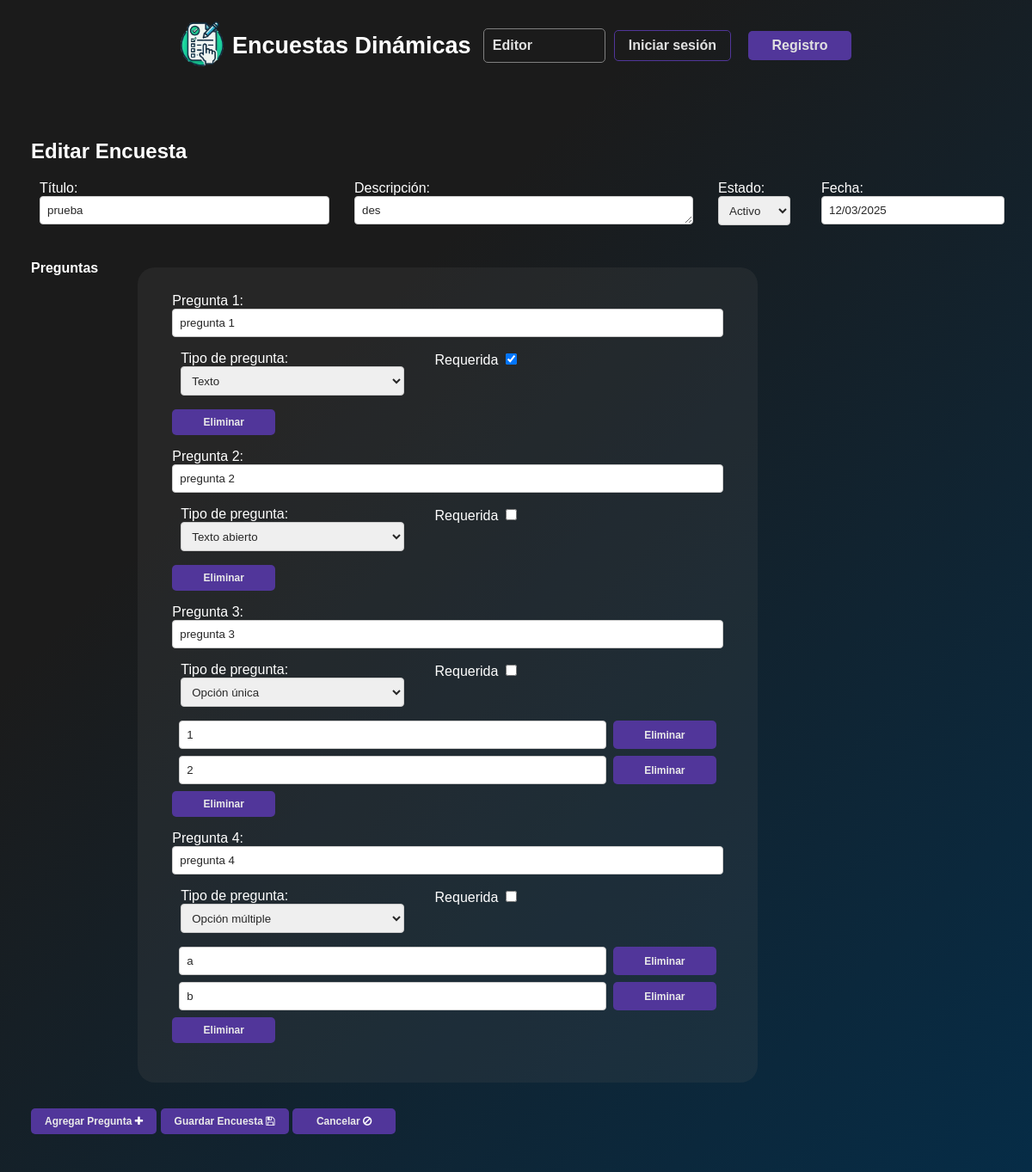
Page /editar.php on the committed database.
### tables this page shows
CREATE TABLE `enc_encuestasm` (
  `idencuesta` int(11) NOT NULL,
  `nombre` varchar(255) NOT NULL,
  `descripcion` varchar(255) NOT NULL,
  `idusuario` int(11) NOT NULL,
  `fecha` date NOT NULL,
  `activo` varchar(1) NOT NULL
);

CREATE TABLE `enc_pregunta` (
  `idpregunta` int(11) NOT NULL,
  `idencuesta` int(11) NOT NULL,
  `textopregunta` varchar(255) NOT NULL,
  `requerida` varchar(1) NOT NULL,
  `idtipopregunta` int(11) NOT NULL
);

CREATE TABLE `enc_opcion` (
  `idopciones` int(11) NOT NULL,
  `idpregunta` int(11) NOT NULL,
  `opcion` varchar(255) NOT NULL
);

### editar.php (the view, shortened to what this page needs)
<?php
require 'config/database.php';
if (!isset($_GET['id'])) {
    $sql = "SELECT idencuesta FROM enc_encuestasm LIMIT 1";
    $stmt = $pdo->query($sql);
    $result = $stmt->fetch();
    $encuesta_id = $result['idencuesta'] ?? null;
}
$encuesta = [];
$preguntas = [];
if ($encuesta_id) {
    $sql = "SELECT * FROM enc_encuestasm WHERE idencuesta = :id";
    $stmt = $pdo->prepare($sql);
    $stmt->execute(['id' => $encuesta_id]);
    $encuesta = $stmt->fetch(PDO::FETCH_ASSOC);
    $sql_preguntas = "SELECT * FROM enc_pregunta WHERE idencuesta = :id";
    $stmt_preguntas = $pdo->prepare($sql_preguntas);
    $stmt_preguntas->execute(['id' => $encuesta_id]);
    $preguntas = $stmt_preguntas->fetchAll(PDO::FETCH_ASSOC);
    $nuevas_preguntas = [];
foreach ($preguntas as $pregunta) {
    $sql_opciones = "SELECT * FROM enc_opcion WHERE idpregunta = :idpregunta";
    $stmt_opciones = $pdo->prepare($sql_opciones);
    $stmt_opciones->execute(['idpregunta' => $pregunta['idpregunta']]);
    $opciones = $stmt_opciones->fetchAll(PDO::FETCH_ASSOC);
    if (in_array($pregunta['idtipopregunta'], ['3', '4'])) {
        $pregunta['opciones'] = $opciones ?: [];
    } else {
        $pregunta['opciones'] = [];
    }
    $nuevas_preguntas[] = $pregunta;
}
$preguntas = $nuevas_preguntas;
}
?>
<!DOCTYPE html>
<html lang="es">
<head>
    <link rel="stylesheet" href="<?php echo '/encuestas/assets/css/style.css'; ?>">
    <link rel="stylesheet" href="https://cdnjs.cloudflare.com/ajax/libs/font-awesome/4.7.0/css/font-awesome.min.css">
    <link rel="stylesheet" href="https://cdnjs.cloudflare.com/ajax/libs/bootstrap-datepicker/1.9.0/css/bootstrap-datepicker.min.css">
</head>
<body>
    <?php include __DIR__ . "/includes/header.php"; ?>
    <section class="container mt-5">
        <section class="card">
            <header class="card-header bg-primary text-white">
                <h2 class="card-title"><?php echo $encuesta_id ? 'Editar' : 'Agregar'; ?> Encuesta</h2>
            </header>
            <div class="card-body">
                <form action="guardar_encuesta.php" method="POST">
                    <div class="row">
                        <div class="form-group col-12 col-md-2">
                            <label>Título:</label>
                            <input type="text" name="titulo" class="form-control" value="<?php echo $encuesta['nombre'] ?? ''; ?>" required>
                        </div>
                        <div class="form-group col-12 col-md-3">
                            <label>Descripción:</label>
                            <textarea name="descripcion" class="form-control" required><?php echo $encuesta['descripcion'] ?? ''; ?></textarea>
                        </div>
                        <div class="form-group col-10 col-md-1">
                            <label>Estado:</label><br>
                            <select class="form-control1" name="estado">
                                <option value="S" <?php echo ($encuesta['activo'] ?? '') == 'S' ? 'selected' : ''; ?>>Activo</option>
                            </select>
                        </div>
                        <div class="form-group col-10 col-md-1">
                            <label>Fecha:</label><br>
                            <div class="input-group">
                                <input type="text" data-plugin-datepicker class="form-control" data-input-mask="31/12/9999" placeholder="DD/MM/AAAA" name="fecha" id="fecha" value="<?php echo date('d/m/Y', strtotime($encuesta['fecha'] ?? '')); ?>" readonly>
                            </div>
                        </div>
                    </div>
                    <div class="row">
                        <h4 class="mt-2">Preguntas</h4>
                        <div id="panelPreguntasContainer">
                            <?php foreach ($preguntas as $index => $pregunta): ?>
                                <div class="form-group mt-2">
                                    <label>Pregunta <?php echo $index + 1; ?>:</label>
                                    <div class="row">
                                        <input type="text" name="preguntas[<?php echo $index; ?>][titulo]" class="form-control" value="<?php echo $pregunta['textopregunta']; ?>" required>
                                        <div class="form-group col-md-10 mt-2">
                                            <label>Tipo de pregunta:</label>
                                            <select class="form-control" name="preguntas[<?php echo $index; ?>][tipo]" onchange="cambiarTipoPregunta(<?php echo $index; ?>, this.value)">
                                                <option value="1" <?php echo $pregunta['idtipopregunta'] == '1' ? 'selected' : ''; ?>>Texto</option>
                                                <option value="2" <?php echo $pregunta['idtipopregunta'] == '2' ? 'selected' : ''; ?>>Texto abierto</option>
                                                <option value="3" <?php echo $pregunta['idtipopregunta'] == '3' ? 'selected' : ''; ?>>Opción única</option>
                                                <option value="4" <?php echo $pregunta['idtipopregunta'] == '4' ? 'selected' : ''; ?>>Opción múltiple</option>
                                            </select>
                                        </div>
                                        <div class="form-group col-md-10 mt-2">
                                            <label>
                                                Requerida
                                                <input type="checkbox" name="preguntas[<?php echo $index; ?>][requerida]" value="1" <?php echo $pregunta['requerida'] ? 'checked' : ''; ?>>
                                            </label>
                                        </div>
                                    </div>
                                    <div id="opcionesPregunta<?php echo $index; ?>">
                                        <?php if (in_array($pregunta['idtipopregunta'], ['3', '4'])): ?>
                                            <?php foreach ($pregunta['opciones'] as $opcion): ?>
                                                <div class="opcion-item mt-2">
                                                    <input type="text" name="preguntas[<?php echo $index; ?>][opciones][]" class="form-control" value="<?php echo $opcion['opcion']; ?>">
                                                    <button type="button" class="btn btn-default" onclick="eliminarOpcion(this)">Eliminar</button>
                                                </div>
                                            <?php endforeach; ?>
                                        <?php endif; ?>
                                    </div>
                                    <button type="button" class="btn btn-danger btn-sm mt-2" onclick="this.parentNode.remove()">Eliminar</button>
                                </div>
                            <?php endforeach; ?>
                        </div>
                    </div>
                    <div class="row">
                        <div class="col-12">
                            <button type="button" class="btn btn-success mt-3" onclick="agregarPreguntaPanel()">Agregar Pregunta <i class="fa fa-plus"></i></button>
                            <button type="submit" class="btn btn-primary">Guardar Encuesta <i class="fa fa-save"></i></button>
                            <button type="button" class="btn btn-default" onclick="window.location.href='welcome.php'">
                                Cancelar <i class="fa fa-ban"></i>
                            </button>
                        </div>
                    </div>
                </form>
            </div>
        </section>
    </section>
</body>
</html>

### assets/css/style.css (style rules this page uses)
* { font-family: 'Arial'; color: white; }
html, body { height: 100%; min-height: 100vh; margin: 0; padding: 0; background-color: #003153; background-image: linear-gradient(315deg, #003153 0%, #1B1B1B 74%); width: 100%; overflow-x: hidden; }
.container { height: 95%; min-height: 95vh; width: 95%; padding: 3%; }
input { color: rgb(39, 39, 39); }
.row::after { content: ""; display: table; clear: both; }
.form-group { margin: 0px 10px; margin-bottom: 1rem; }
.form-control { width: 100%; padding: 0.5rem; border: 1px solid #ccc; border-radius: 4px; }
.form-control1 { width: 100%; padding: 0.5rem; border: 1px solid #ccc; border-radius: 4px; }
.row { display: flex; flex-wrap: wrap; gap: 1rem; }
.col-12 { flex: 1 1 100%; padding-right: 1%; }
@media screen and (min-width: 768px) { .col-md-3 { flex: 1 1 25%; } }
@media screen and (min-width: 768px) { .col-md-2 { flex: 1 1 20%; } }
#panelPreguntasContainer { margin-top: 20px; background-color: rgba(88, 88, 88, 0.2); border-radius: 20px; padding: 30px; margin: 30px; }
.opcion-item { display: flex; gap: 0.5rem; margin-bottom: 0.5rem; padding-inline: 0.5rem; }
textarea { max-height: 15px; color: rgb(39, 39, 39); }
button { color: rgb(233, 233, 233); font-weight: bold; font-size:12px; background-color: #51369A; border-radius: 5px; border: none; padding: 0.5rem 1rem; min-width: 120px; cursor: pointer; transition: all 0.3s ease 0s; }
select { max-height: 34px; color: rgb(39, 39, 39); }
option { color: rgb(39, 39, 39); }

### rows in the picture
enc_encuestasm: titulo "prueba", descripcion "des", estado "Activo", fecha "12/03/2025"
enc_pregunta: textopregunta "pregunta 1", idtipopregunta "Texto", requerida "☑"
enc_pregunta: textopregunta "pregunta 2", idtipopregunta "Texto abierto"
enc_pregunta: textopregunta "pregunta 3", idtipopregunta "Opción única"
enc_opcion: opcion "1"
enc_opcion: opcion "2"
enc_pregunta: textopregunta "pregunta 4", idtipopregunta "Opción múltiple"
enc_opcion: opcion "a"
enc_opcion: opcion "b"
